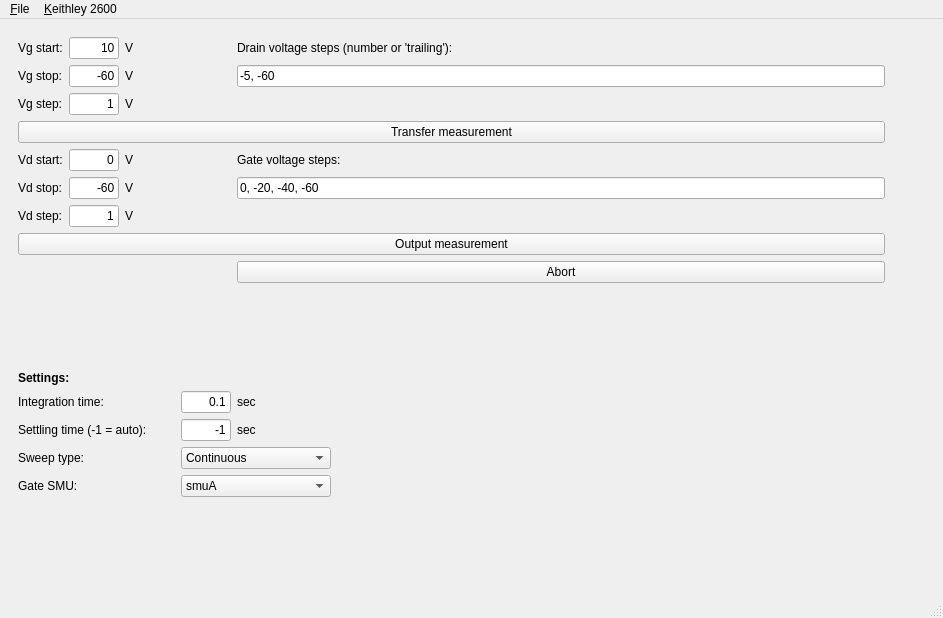
<?xml version="1.0" encoding="UTF-8"?>
<ui version="4.0">
 <class>MainWindow</class>
 <widget class="QMainWindow" name="MainWindow">
  <property name="geometry">
   <rect>
    <x>0</x>
    <y>0</y>
    <width>943</width>
    <height>618</height>
   </rect>
  </property>
  <property name="windowTitle">
   <string>Keithley 2600</string>
  </property>
  <widget class="QWidget" name="centralwidget">
   <layout class="QHBoxLayout" name="horizontalLayout">
    <property name="leftMargin">
     <number>18</number>
    </property>
    <property name="topMargin">
     <number>18</number>
    </property>
    <property name="rightMargin">
     <number>18</number>
    </property>
    <property name="bottomMargin">
     <number>18</number>
    </property>
    <item>
     <layout class="QGridLayout" name="gridLayout">
      <item row="2" column="1">
       <widget class="QLineEdit" name="lineEditVgStep">
        <property name="minimumSize">
         <size>
          <width>50</width>
          <height>0</height>
         </size>
        </property>
        <property name="maximumSize">
         <size>
          <width>50</width>
          <height>16777215</height>
         </size>
        </property>
        <property name="text">
         <string>1</string>
        </property>
        <property name="alignment">
         <set>Qt::AlignRight|Qt::AlignTrailing|Qt::AlignVCenter</set>
        </property>
       </widget>
      </item>
      <item row="0" column="0">
       <widget class="QLabel" name="label_5">
        <property name="text">
         <string>Vg start:</string>
        </property>
       </widget>
      </item>
      <item row="11" column="5">
       <widget class="QLabel" name="label_2">
        <property name="maximumSize">
         <size>
          <width>50</width>
          <height>16777215</height>
         </size>
        </property>
        <property name="text">
         <string>sec</string>
        </property>
       </widget>
      </item>
      <item row="4" column="1">
       <widget class="QLineEdit" name="lineEditVdStart">
        <property name="maximumSize">
         <size>
          <width>50</width>
          <height>16777215</height>
         </size>
        </property>
        <property name="text">
         <string>0</string>
        </property>
        <property name="alignment">
         <set>Qt::AlignRight|Qt::AlignTrailing|Qt::AlignVCenter</set>
        </property>
       </widget>
      </item>
      <item row="14" column="0" colspan="3">
       <widget class="QLabel" name="label_19">
        <property name="text">
         <string>Gate SMU:</string>
        </property>
       </widget>
      </item>
      <item row="7" column="0" colspan="6">
       <widget class="QPushButton" name="pushButtonOutput">
        <property name="sizePolicy">
         <sizepolicy hsizetype="Preferred" vsizetype="Fixed">
          <horstretch>0</horstretch>
          <verstretch>0</verstretch>
         </sizepolicy>
        </property>
        <property name="text">
         <string>Output measurement</string>
        </property>
       </widget>
      </item>
      <item row="4" column="0">
       <widget class="QLabel" name="label_8">
        <property name="text">
         <string>Vd start:</string>
        </property>
       </widget>
      </item>
      <item row="5" column="2">
       <widget class="QLabel" name="label_15">
        <property name="sizePolicy">
         <sizepolicy hsizetype="Expanding" vsizetype="Preferred">
          <horstretch>0</horstretch>
          <verstretch>0</verstretch>
         </sizepolicy>
        </property>
        <property name="maximumSize">
         <size>
          <width>50</width>
          <height>16777215</height>
         </size>
        </property>
        <property name="text">
         <string>V</string>
        </property>
       </widget>
      </item>
      <item row="0" column="1">
       <widget class="QLineEdit" name="lineEditVgStart">
        <property name="minimumSize">
         <size>
          <width>50</width>
          <height>0</height>
         </size>
        </property>
        <property name="maximumSize">
         <size>
          <width>50</width>
          <height>16777215</height>
         </size>
        </property>
        <property name="text">
         <string>10</string>
        </property>
        <property name="alignment">
         <set>Qt::AlignRight|Qt::AlignTrailing|Qt::AlignVCenter</set>
        </property>
       </widget>
      </item>
      <item row="10" column="0" colspan="6">
       <widget class="QLabel" name="label_12">
        <property name="font">
         <font>
          <weight>75</weight>
          <bold>true</bold>
         </font>
        </property>
        <property name="text">
         <string>Settings:</string>
        </property>
       </widget>
      </item>
      <item row="11" column="3" colspan="2">
       <widget class="QLineEdit" name="lineEditInt">
        <property name="minimumSize">
         <size>
          <width>40</width>
          <height>0</height>
         </size>
        </property>
        <property name="maximumSize">
         <size>
          <width>50</width>
          <height>16777215</height>
         </size>
        </property>
        <property name="text">
         <string>0.1</string>
        </property>
        <property name="alignment">
         <set>Qt::AlignRight|Qt::AlignTrailing|Qt::AlignVCenter</set>
        </property>
       </widget>
      </item>
      <item row="14" column="3" colspan="3">
       <widget class="QComboBox" name="comboBoxSMU">
        <property name="maximumSize">
         <size>
          <width>150</width>
          <height>16777215</height>
         </size>
        </property>
        <item>
         <property name="text">
          <string>smuA</string>
         </property>
        </item>
        <item>
         <property name="text">
          <string>smuB</string>
         </property>
        </item>
       </widget>
      </item>
      <item row="8" column="5">
       <widget class="QPushButton" name="pushButtonAbort">
        <property name="text">
         <string>Abort</string>
        </property>
       </widget>
      </item>
      <item row="6" column="1">
       <widget class="QLineEdit" name="lineEditVdStep">
        <property name="minimumSize">
         <size>
          <width>50</width>
          <height>0</height>
         </size>
        </property>
        <property name="maximumSize">
         <size>
          <width>50</width>
          <height>16777215</height>
         </size>
        </property>
        <property name="text">
         <string>1</string>
        </property>
        <property name="alignment">
         <set>Qt::AlignRight|Qt::AlignTrailing|Qt::AlignVCenter</set>
        </property>
       </widget>
      </item>
      <item row="0" column="2">
       <widget class="QLabel" name="label_14">
        <property name="sizePolicy">
         <sizepolicy hsizetype="Expanding" vsizetype="Preferred">
          <horstretch>0</horstretch>
          <verstretch>0</verstretch>
         </sizepolicy>
        </property>
        <property name="maximumSize">
         <size>
          <width>50</width>
          <height>16777215</height>
         </size>
        </property>
        <property name="text">
         <string>V</string>
        </property>
       </widget>
      </item>
      <item row="0" column="5">
       <widget class="QLabel" name="label_3">
        <property name="text">
         <string>Drain voltage steps (number or 'trailing'):</string>
        </property>
       </widget>
      </item>
      <item row="13" column="3" colspan="3">
       <widget class="QComboBox" name="comboBoxSweepType">
        <property name="maximumSize">
         <size>
          <width>150</width>
          <height>16777215</height>
         </size>
        </property>
        <item>
         <property name="text">
          <string>Continuous</string>
         </property>
        </item>
        <item>
         <property name="text">
          <string>Pulsed</string>
         </property>
        </item>
       </widget>
      </item>
      <item row="0" column="3" rowspan="3" colspan="2">
       <spacer name="horizontalSpacer">
        <property name="orientation">
         <enum>Qt::Horizontal</enum>
        </property>
        <property name="sizeHint" stdset="0">
         <size>
          <width>40</width>
          <height>20</height>
         </size>
        </property>
       </spacer>
      </item>
      <item row="13" column="0" colspan="3">
       <widget class="QLabel" name="label_4">
        <property name="text">
         <string>Sweep type:</string>
        </property>
       </widget>
      </item>
      <item row="11" column="0" colspan="3">
       <widget class="QLabel" name="label">
        <property name="text">
         <string>Integration time:</string>
        </property>
       </widget>
      </item>
      <item row="5" column="0">
       <widget class="QLabel" name="label_9">
        <property name="text">
         <string>Vd stop:</string>
        </property>
       </widget>
      </item>
      <item row="6" column="0">
       <widget class="QLabel" name="label_11">
        <property name="text">
         <string>Vd step:</string>
        </property>
       </widget>
      </item>
      <item row="2" column="0">
       <widget class="QLabel" name="label_7">
        <property name="text">
         <string>Vg step:</string>
        </property>
       </widget>
      </item>
      <item row="4" column="5">
       <widget class="QLabel" name="label_10">
        <property name="text">
         <string>Gate voltage steps:</string>
        </property>
       </widget>
      </item>
      <item row="4" column="2">
       <widget class="QLabel" name="label_13">
        <property name="sizePolicy">
         <sizepolicy hsizetype="Expanding" vsizetype="Preferred">
          <horstretch>0</horstretch>
          <verstretch>0</verstretch>
         </sizepolicy>
        </property>
        <property name="maximumSize">
         <size>
          <width>50</width>
          <height>16777215</height>
         </size>
        </property>
        <property name="text">
         <string>V</string>
        </property>
       </widget>
      </item>
      <item row="15" column="0" colspan="6">
       <spacer name="verticalSpacer_2">
        <property name="orientation">
         <enum>Qt::Vertical</enum>
        </property>
        <property name="sizeType">
         <enum>QSizePolicy::Expanding</enum>
        </property>
        <property name="sizeHint" stdset="0">
         <size>
          <width>0</width>
          <height>0</height>
         </size>
        </property>
       </spacer>
      </item>
      <item row="6" column="5">
       <spacer name="horizontalSpacer_4">
        <property name="orientation">
         <enum>Qt::Horizontal</enum>
        </property>
        <property name="sizeHint" stdset="0">
         <size>
          <width>40</width>
          <height>20</height>
         </size>
        </property>
       </spacer>
      </item>
      <item row="1" column="0">
       <widget class="QLabel" name="label_6">
        <property name="text">
         <string>Vg stop:</string>
        </property>
       </widget>
      </item>
      <item row="6" column="2">
       <widget class="QLabel" name="label_18">
        <property name="sizePolicy">
         <sizepolicy hsizetype="Expanding" vsizetype="Preferred">
          <horstretch>0</horstretch>
          <verstretch>0</verstretch>
         </sizepolicy>
        </property>
        <property name="maximumSize">
         <size>
          <width>50</width>
          <height>16777215</height>
         </size>
        </property>
        <property name="text">
         <string>V</string>
        </property>
       </widget>
      </item>
      <item row="2" column="2">
       <widget class="QLabel" name="label_17">
        <property name="sizePolicy">
         <sizepolicy hsizetype="Expanding" vsizetype="Preferred">
          <horstretch>0</horstretch>
          <verstretch>0</verstretch>
         </sizepolicy>
        </property>
        <property name="maximumSize">
         <size>
          <width>50</width>
          <height>16777215</height>
         </size>
        </property>
        <property name="text">
         <string>V</string>
        </property>
       </widget>
      </item>
      <item row="1" column="1">
       <widget class="QLineEdit" name="lineEditVgStop">
        <property name="minimumSize">
         <size>
          <width>50</width>
          <height>0</height>
         </size>
        </property>
        <property name="maximumSize">
         <size>
          <width>50</width>
          <height>16777215</height>
         </size>
        </property>
        <property name="text">
         <string>-60</string>
        </property>
        <property name="alignment">
         <set>Qt::AlignRight|Qt::AlignTrailing|Qt::AlignVCenter</set>
        </property>
       </widget>
      </item>
      <item row="5" column="5">
       <widget class="QLineEdit" name="lineEditVgList">
        <property name="text">
         <string>0, -20, -40, -60</string>
        </property>
       </widget>
      </item>
      <item row="12" column="0" colspan="3">
       <widget class="QLabel" name="label_20">
        <property name="text">
         <string>Settling time (-1 = auto):</string>
        </property>
       </widget>
      </item>
      <item row="4" column="3" rowspan="3" colspan="2">
       <spacer name="horizontalSpacer_2">
        <property name="orientation">
         <enum>Qt::Horizontal</enum>
        </property>
        <property name="sizeHint" stdset="0">
         <size>
          <width>40</width>
          <height>20</height>
         </size>
        </property>
       </spacer>
      </item>
      <item row="1" column="2">
       <widget class="QLabel" name="label_16">
        <property name="sizePolicy">
         <sizepolicy hsizetype="Expanding" vsizetype="Preferred">
          <horstretch>0</horstretch>
          <verstretch>0</verstretch>
         </sizepolicy>
        </property>
        <property name="maximumSize">
         <size>
          <width>50</width>
          <height>16777215</height>
         </size>
        </property>
        <property name="text">
         <string>V</string>
        </property>
       </widget>
      </item>
      <item row="12" column="5">
       <widget class="QLabel" name="label_21">
        <property name="text">
         <string>sec</string>
        </property>
       </widget>
      </item>
      <item row="12" column="3" colspan="2" alignment="Qt::AlignRight">
       <widget class="QLineEdit" name="lineEditSettling">
        <property name="maximumSize">
         <size>
          <width>50</width>
          <height>16777215</height>
         </size>
        </property>
        <property name="text">
         <string>-1</string>
        </property>
        <property name="alignment">
         <set>Qt::AlignRight|Qt::AlignTrailing|Qt::AlignVCenter</set>
        </property>
       </widget>
      </item>
      <item row="3" column="0" colspan="6">
       <widget class="QPushButton" name="pushButtonTransfer">
        <property name="sizePolicy">
         <sizepolicy hsizetype="Preferred" vsizetype="Fixed">
          <horstretch>0</horstretch>
          <verstretch>0</verstretch>
         </sizepolicy>
        </property>
        <property name="text">
         <string>Transfer measurement</string>
        </property>
       </widget>
      </item>
      <item row="9" column="0" colspan="6">
       <spacer name="verticalSpacer_3">
        <property name="orientation">
         <enum>Qt::Vertical</enum>
        </property>
        <property name="sizeType">
         <enum>QSizePolicy::Expanding</enum>
        </property>
        <property name="sizeHint" stdset="0">
         <size>
          <width>0</width>
          <height>0</height>
         </size>
        </property>
       </spacer>
      </item>
      <item row="5" column="1">
       <widget class="QLineEdit" name="lineEditVdStop">
        <property name="maximumSize">
         <size>
          <width>50</width>
          <height>16777215</height>
         </size>
        </property>
        <property name="text">
         <string>-60</string>
        </property>
        <property name="alignment">
         <set>Qt::AlignRight|Qt::AlignTrailing|Qt::AlignVCenter</set>
        </property>
       </widget>
      </item>
      <item row="1" column="5">
       <widget class="QLineEdit" name="lineEditVdList">
        <property name="text">
         <string>-5, -60</string>
        </property>
       </widget>
      </item>
      <item row="2" column="5">
       <spacer name="horizontalSpacer_5">
        <property name="orientation">
         <enum>Qt::Horizontal</enum>
        </property>
        <property name="sizeHint" stdset="0">
         <size>
          <width>40</width>
          <height>20</height>
         </size>
        </property>
       </spacer>
      </item>
     </layout>
    </item>
    <item>
     <spacer name="horizontalSpacer_3">
      <property name="orientation">
       <enum>Qt::Horizontal</enum>
      </property>
      <property name="sizeType">
       <enum>QSizePolicy::Preferred</enum>
      </property>
      <property name="sizeHint" stdset="0">
       <size>
        <width>40</width>
        <height>20</height>
       </size>
      </property>
     </spacer>
    </item>
    <item>
     <layout class="QGridLayout" name="gridLayout2"/>
    </item>
   </layout>
  </widget>
  <widget class="QStatusBar" name="statusBar"/>
  <widget class="QMenuBar" name="menubar">
   <property name="geometry">
    <rect>
     <x>0</x>
     <y>0</y>
     <width>943</width>
     <height>22</height>
    </rect>
   </property>
   <widget class="QMenu" name="menu_Keithley_2600">
    <property name="title">
     <string>&amp;Keithley 2600</string>
    </property>
    <addaction name="actionSettings"/>
    <addaction name="separator"/>
    <addaction name="actionConnect"/>
    <addaction name="actionDisconnect"/>
    <addaction name="separator"/>
    <addaction name="actionLoadDefaults"/>
    <addaction name="actionSaveDefaults"/>
   </widget>
   <widget class="QMenu" name="menu_File">
    <property name="title">
     <string>&amp;File</string>
    </property>
    <addaction name="actionSave_last_sweep"/>
    <addaction name="actionLoad_data_from_file"/>
    <addaction name="separator"/>
    <addaction name="action_Exit"/>
   </widget>
   <addaction name="menu_File"/>
   <addaction name="menu_Keithley_2600"/>
  </widget>
  <action name="actionSettings">
   <property name="text">
    <string>Connection settings</string>
   </property>
  </action>
  <action name="actionConnect">
   <property name="text">
    <string>Connect</string>
   </property>
  </action>
  <action name="actionDisconnect">
   <property name="text">
    <string>Disconnect</string>
   </property>
  </action>
  <action name="actionExit">
   <property name="text">
    <string> Exit</string>
   </property>
  </action>
  <action name="actionSave_last_sweep">
   <property name="text">
    <string> &amp;Save sweep data</string>
   </property>
  </action>
  <action name="action_Exit">
   <property name="text">
    <string> &amp;Exit</string>
   </property>
  </action>
  <action name="actionTb1">
   <property name="text">
    <string>tb1</string>
   </property>
  </action>
  <action name="actionLoad_data_from_file">
   <property name="text">
    <string> &amp;Load sweep data</string>
   </property>
  </action>
  <action name="actionLoadDefaults">
   <property name="text">
    <string>Revert to default settings</string>
   </property>
  </action>
  <action name="actionSaveDefaults">
   <property name="text">
    <string>Save settings as default</string>
   </property>
  </action>
 </widget>
 <resources/>
 <connections/>
</ui>
